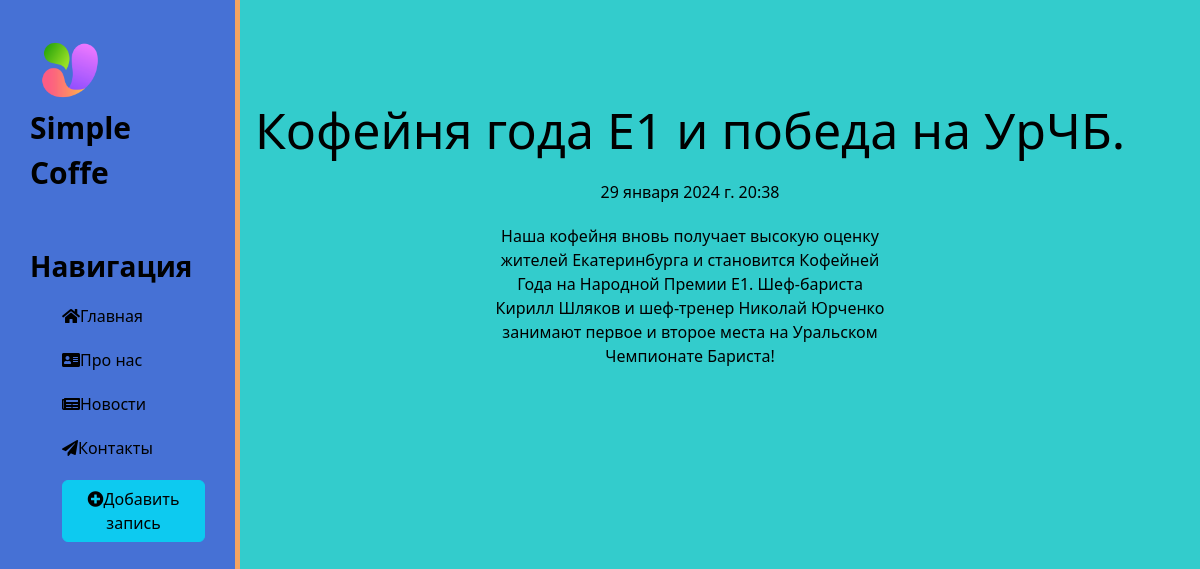
Screenshot of /news/1 with the database file from the repository.
### news/models.py (models this page shows, shortened)
class Articles(models.Model):
    title = models.CharField('Название', max_length=50)
    anons = models.CharField('Анонс', max_length=250)
    full_text = models.TextField('Статья')
    date = models.DateTimeField('Дата публикации')
    class Meta:
        verbose_name = 'Новость'
        verbose_name_plural = 'Новости'

### news/views.py (the view)
# urls.py: path('<int:pk>', views.NewsDetailView.as_view(), name='news-detail')
class NewsDetailView(DetailView):
    model = Articles
    template_name = 'news/details_view.html'
    context_object_name = 'article'

### news/templates/news/details_view.html (shortened to what this page needs)
{% extends 'main/layout.html' %}
{% block content %}
    <div class="features">
        <h1>{{ article.title }}</h1>
        <p>{{ article.date }}</p>
        <p>{{ article.full_text }}</p>
    </div>
{% endblock %}

### main/static/main/css/main.css (style rules this page uses)
body { background: #33CCCC; }
main .features { float: left; color: black; margin-top: 100px; text-align: center; width: 75%; }
main .features h1 { font-size: 50px }
main .features p { max-width: 400px; margin: 20px auto }

### rows the page displays
Articles: title "Кофейня года Е1 и победа на УрЧБ.", date "29 января 2024 г. 20:38", full_text "Наша кофейня вновь получает высокую оценку жителей Екатеринбурга и становится Кофейней Года на Народной Премии Е1. Шеф-бариста Кирилл Шляков и шеф-тренер Николай Юрченко занимают первое и второе места на Уральском Чемпионате Бариста!"
